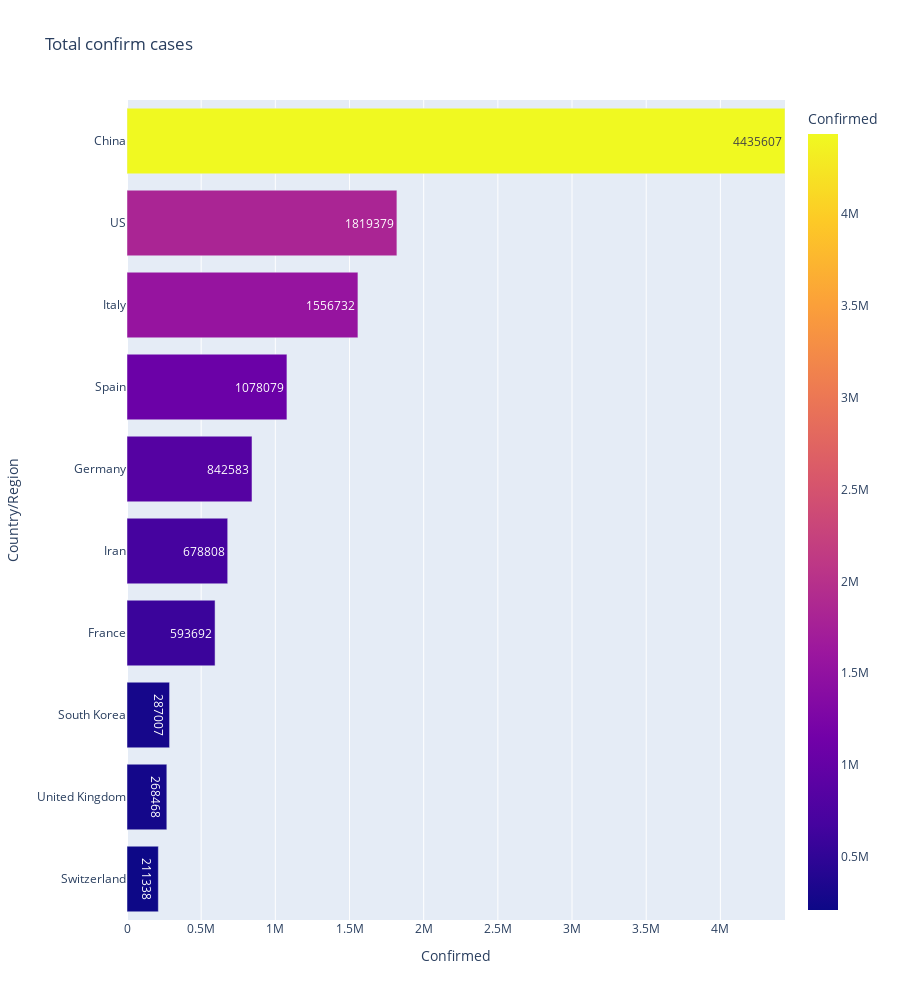

The code cell stored with this chart in its notebook:
### Code cell
data = px.data.gapminder()

fig = px.bar(confirm_df,x = 'Confirmed',y = 'Country/Region', title = 'Total confirm cases', text = 'Confirmed',
            orientation='h', 
             height=1000,
             color='Confirmed',
             range_x = [0, max(confirm_df['Confirmed'])])
                                           
fig.show()

### Figure 1 — Plotly figure (JSON) as saved in the notebook; plotly's stock layout.template omitted (floating-point values rounded to 4 significant figures)
{"data": [{"alignmentgroup": "True", "hovertemplate": "Confirmed=%{marker.color}<br>Country/Region=%{y}<extra></extra>", "legendgroup": "", "marker": {"color": [211338, 268468, 287007, 593692, 678808, 842583, 1078079, 1556732, 1819379, 4435607], "coloraxis": "coloraxis"}, "name": "", "offsetgroup": "", "orientation": "h", "showlegend": false, "text": [211338, 268468, 287007, 593692, 678808, 842583, 1078079, 1556732, 1819379, 4435607], "textposition": "auto", "type": "bar", "x": [211338, 268468, 287007, 593692, 678808, 842583, 1078079, 1556732, 1819379, 4435607], "xaxis": "x", "y": ["Switzerland", "United Kingdom", "South Korea", "France", "Iran", "Germany", "Spain", "Italy", "US", "China"], "yaxis": "y"}], "layout": {"barmode": "relative", "coloraxis": {"colorbar": {"title": {"text": "Confirmed"}}, "colorscale": [[0, "#0d0887"], [0.1111, "#46039f"], [0.2222, "#7201a8"], [0.3333, "#9c179e"], [0.4444, "#bd3786"], [0.5556, "#d8576b"], [0.6667, "#ed7953"], [0.7778, "#fb9f3a"], [0.8889, "#fdca26"], [1, "#f0f921"]]}, "height": 1000, "legend": {"tracegroupgap": 0}, "title": {"text": "Total confirm cases"}, "xaxis": {"anchor": "y", "domain": [0, 1], "range": [0, 4435607], "title": {"text": "Confirmed"}}, "yaxis": {"anchor": "x", "domain": [0, 1], "title": {"text": "Country/Region"}}}}
